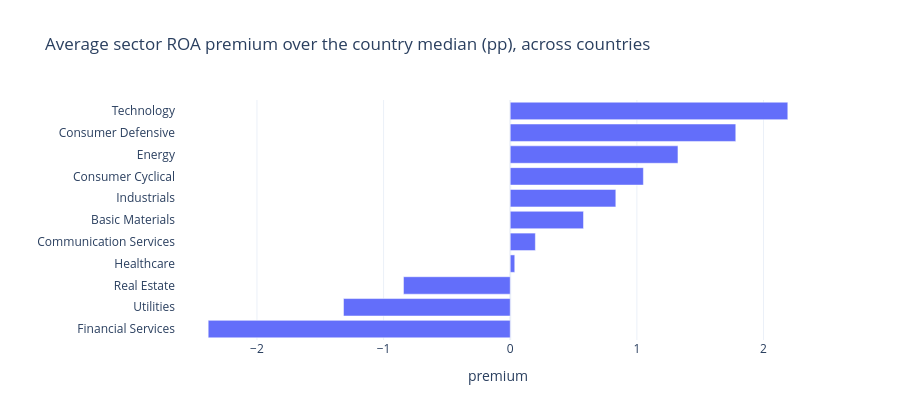

The notebook cell this image was saved under:
### Markdown cell above
## 5 · Sectors: is the pecking order the same in every country?
For each country, each sector's median ROA minus the country median. Then: how well does one country's sector ranking match the average of all other countries? The placebo shuffles the sector labels inside each country, which destroys any real sector effect.

### Code cell
MIN_SEC = 8
def sector_profile(d):
    g = d.groupby(["iso3", "sector"]).roa_pp.agg(["median", "size"]).reset_index()
    g = g[g["size"] >= MIN_SEC]
    g["prem"] = g["median"] - g.iso3.map(d.groupby("iso3").roa_pp.median())
    return g.pivot(index="iso3", columns="sector", values="prem")
def mean_agreement(P):
    out = {}
    for c in P.index:
        other = P.drop(c).mean()
        m = P.loc[c].notna() & other.notna()
        if m.sum() >= 5:
            out[c] = stats.spearmanr(P.loc[c][m], other[m])[0]
    return pd.Series(out)
P = sector_profile(fy)
agree = mean_agreement(P)
rng = np.random.default_rng(0)
plc = []
for _ in range(30):
    d = fy.copy(); d["sector"] = d.groupby("iso3").sector.transform(lambda s: rng.permutation(s.values))
    plc.append(mean_agreement(sector_profile(d)).mean())
print(f"{len(agree)} countries. Average Spearman correlation between a country's sector ranking and the average of the others: {agree.mean():+.2f} (placebo with shuffled sectors: {np.mean(plc):+.2f}, range {min(plc):+.2f} to {max(plc):+.2f}). Positive in {int((agree > 0).sum())} of {len(agree)} countries.")
avg = P.mean().sort_values(); cnt = P.notna().sum()
fig = px.bar(avg.reset_index(name="premium"), x="premium", y="sector", orientation="h", title="Average sector ROA premium over the country median (pp), across countries", hover_data={"premium": ":.2f"})
fig.update_layout(height=420, yaxis_title=""); fig.show()
pd.DataFrame({"mean premium (pp)": avg, "countries": cnt.reindex(avg.index), "share positive": (P > 0).sum().reindex(avg.index) / cnt.reindex(avg.index)}).round(2)

### Figure 1 — Plotly figure (JSON) as saved in the notebook; plotly's stock layout.template omitted (floating-point values rounded to 4 significant figures)
{"data": [{"hovertemplate": "premium=%{x:.2f}<br>sector=%{y}<extra></extra>", "legendgroup": "", "marker": {"color": "#636efa", "pattern": {"shape": ""}}, "name": "", "orientation": "h", "showlegend": false, "textposition": "auto", "type": "bar", "x": [-2.385, -1.317, -0.8431, 0.03575, 0.1984, 0.5786, 0.8337, 1.051, 1.324, 1.781, 2.192], "xaxis": "x", "y": ["Financial Services", "Utilities", "Real Estate", "Healthcare", "Communication Services", "Basic Materials", "Industrials", "Consumer Cyclical", "Energy", "Consumer Defensive", "Technology"], "yaxis": "y"}], "layout": {"barmode": "relative", "height": 420, "legend": {"tracegroupgap": 0}, "title": {"text": "Average sector ROA premium over the country median (pp), across countries"}, "xaxis": {"anchor": "y", "domain": [0.0, 1.0], "title": {"text": "premium"}}, "yaxis": {"anchor": "x", "domain": [0.0, 1.0], "title": {"text": ""}}}}
